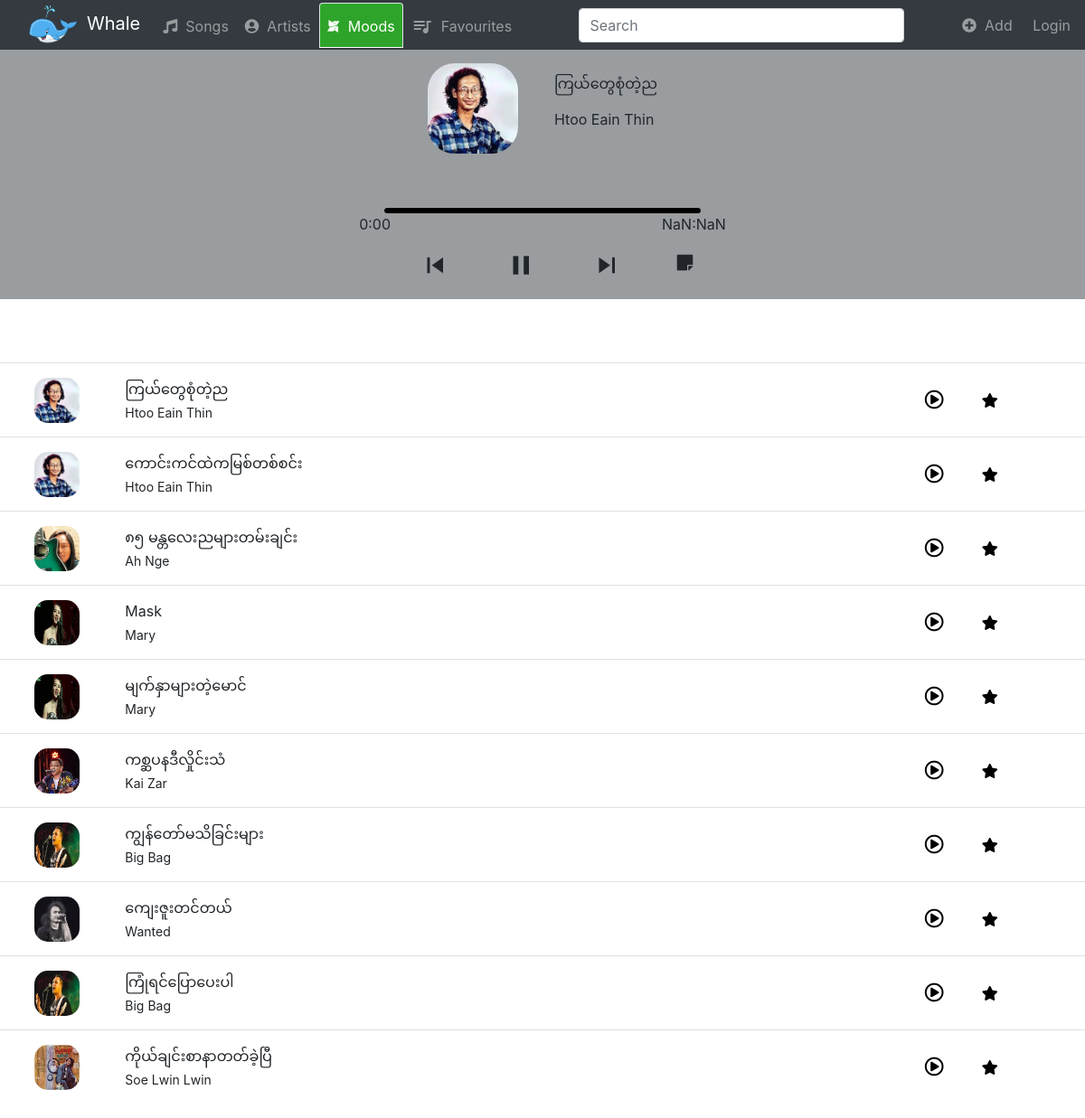
Screenshot of /moods/3/4 with the database file from the repository.
### music/models.py (models this page shows, shortened)
class Song(models.Model):
    title = models.CharField(max_length=250)
    audio = models.FileField()
    logo = models.FileField()
    artist = models.ForeignKey(Artist, on_delete=models.CASCADE)
    mood = models.ForeignKey(Mood, on_delete=models.CASCADE)
    favourited = models.ManyToManyField(User)

class Artist(models.Model):
    name = models.CharField(max_length=250)
    logo = models.FileField()
    def __str__(self):
        return self.name

### music/views.py (the view)
# urls.py: path('moods/<int:mood_id>/<int:song_id>', views.mood_songs_song, name='mood-songs-song'),
def mood_songs_song(request, mood_id, song_id):
    return  render(request, 'music/mood_songs_song.html', {'mood': Mood.objects.get(pk=mood_id), 'song': Song.objects.get(pk=song_id)})

### music/templates/music/mood_songs_song.html (shortened to what this page needs)
{% extends 'music/base.html' %}
{%block navtab %}
    <li class="nav-item songs">
        <a class="nav-link" href="{% url 'songs' %}"><i class="fas fa-music"></i>&nbsp; Songs</a></i></span>
    </li>
    <li class="nav-item artists">
        <a class="nav-link" href="{% url 'artists' %}"><i class="fas fa-user-circle"></i>&nbsp; Artists</a>
    </li>
    <li class="nav-item moods">
        <a class="nav-link active" href="{% url 'moods' %}"><i class="fab fa-modx"></i>&nbsp; Moods</a>
    </li>
    <li class="nav-item favourites">
            <a class="nav-link  align-items-center" href="{% url 'favourite' %}">
            <i id="upper-icon" class="material-icons">queue_music</i>&nbsp; Favourites</a>
    </li>
{% endblock %}
{% block body %}
<div class="container-fluid song-play">
    <div class='row h-100 justify-content-center'>
        <div class="song-thumb col-xs-6 my-auto">
            <img class='song-logo' src="{{ song.logo.url }}" alt="">
        </div>
        <div class="song-thumb pad col-xs-6 my-auto">
            <p>{{ song.title }}</p>
            <p>{{ song.artist }}</p>
        </div>
    </div>
    <div class="row justify-content-center">
        <div class='progress-area'>
            <div class="progress-bar">
            </div>
        </div>
    </div>
    <div class="row song-timer justify-content-center">
        <div class="col-xs-6">
            <p class="current-time">0:00</p>
        </div>
        <div class="col-xs-6">
            <p class="max-duration">0:00</p>
        </div>
    </div>
    <div class='row h-100 justify-content-center'>
        <i onclick="previous()" id="prev" class="material-icons">skip_previous</i>
        <div class="col-xs-12 my-auto play-pause">
            <i class="material-icons play ">play_arrow</i>
        </div>
        <i onclick="next()" id="next" class="material-icons">skip_next</i>
        <i id='sticky-note' onclick='note()'class="fas fa-sticky-note"></i>
    </div>
</div>
<table class="table  table-hover ">
    <tbody>
        {% for song in mood.song_set.all%}
                <tr>
                    <td class='align-middle text-center' style="width: 10%">
                        <img src="{{ song.logo.url }}" alt="logo" class="small-logo">
                    </td>
                    <td class='align-middle' style="width: 70%">
                        <p class="song">{{ song.title }}</p>
                        <p class="artist">{{ song.artist }}</p>
                    </td>
                    <td class='align-middle' style="width: 5%">
                        <a  href="{% url 'mood-songs-song' mood.id song.id %}">
                            <i class="far fa-play-circle fa-lg"></i>
                        </a>
                    </td>
                    {% if song in user.song_set.all %}
                        <td class='align-middle' style="width: 10%">
                            <a href="{% url 'edit'  song.id  %}"><i class="favourited fas fa-star"></i></a>
                        </td>
                    {% else %}
                        <td class='align-middle' style="width: 10%">
                            <a href="{% url 'edit'  song.id %}"><i class="fas fa-star"></i></a>
                        </td>
                    {% endif %}
                </tr>
        {% endfor %}
    </tbody>
</table>
{% endblock %}

### music/static/music/style/style.css (style rules this page uses)
.table { margin-top: 70px; }
.song, .artist { margin-top: 0.25rem; margin-bottom: 0.25rem; font-size: 14px; }
.song { font-size:16px; }
.small-logo { width: 50px; height: 50px; border-radius: 15px; }
.song-play { margin-top: 50px; background-color:#9A9DA0; top: 50px; position: sticky; }
.song-logo { width: 100px; height: 100px; border-radius: 30px; margin: 20px; }
.navbar-dark .navbar-nav .nav-link.active, .navbar-dark .navbar-nav .nav-link.show, .navbar-dark .navbar-nav .show>.nav-link { background-color: rgb(46, 165, 42); }
.navbar-nav .nav-link { padding-top: 0; padding-bottom: 0; height: 50px; line-height: 50px; }
#upper-icon { font-size: 24px; vertical-align: -6px; }
tr { cursor: pointer; }
.fa-play-circle { color:black; }
.song-thumb { margin-right: 20px; }
.play { cursor: pointer; margin: 0px 30px 20px 30px; }
#next { cursor: pointer; margin: 0px 30px 20px 30px; font-size: 35px; }
.play-pause i { font-size: 35px; }
#prev { cursor: pointer; margin: 0px 30px 20px 30px; font-size: 35px; }
#sticky-note { cursor: pointer; margin: 5px 0px 20px 30px; font-size: 20px; }
.max-duration { margin-left: 300px; }
.progress-area { height: 6px; width: 350px; border-radius: 50px; background: #f0f0f0; cursor: pointer; margin-top: 40px; }
.progress-area .progress-bar { height: inherit; position: relative; border-radius: inherit; background-color: black; }
.fa-star { color:black; }

### rows the page displays
Song: logo (picture), title "ကြယ်တွေစုံတဲ့ည", artist "Htoo Eain Thin"
Song: logo (picture), title "ကောင်းကင်ထဲကမြစ်တစ်စင်း", artist "Htoo Eain Thin"
Song: logo (picture), title "၈၅ မန္တလေးညများတမ်းချင်း", artist "Ah Nge"
Song: logo (picture), title "Mask", artist "Mary"
Song: logo (picture), title "မျက်နှာများတဲ့မောင်", artist "Mary"
Song: logo (picture), title "ကစ္ဆပနဒီလှိုင်းသံ", artist "Kai Zar"
Song: logo (picture), title "ကျွန်တော်မသိခြင်းများ", artist "Big Bag"
Song: logo (picture), title "ကျေးဇူးတင်တယ်", artist "Wanted"
Song: logo (picture), title "ကြုံရင်ပြောပေးပါ", artist "Big Bag"
Song: logo (picture), title "ကိုယ်ချင်းစာနာတတ်ခဲ့ပြီ", artist "Soe Lwin Lwin"
